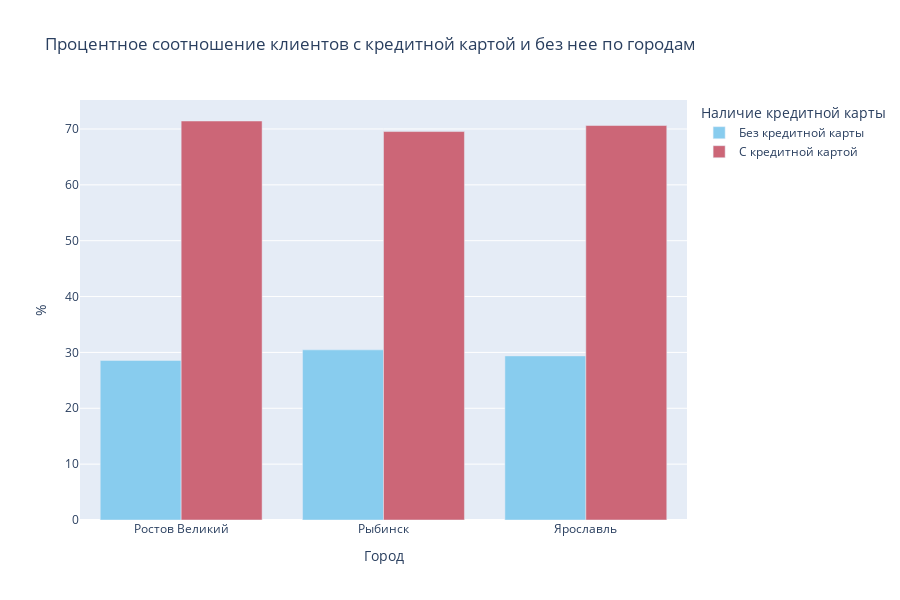

The code cell stored with this chart in its notebook:
### Code cell
# построим барплот по выше приведенной таблице

fig = px.bar(count_client_cr_card_city,
             x='city',
             y='share',
             title='Процентное соотношение клиентов с кредитной картой и без нее по городам',
             color='credit_card',
             height=600,
             width=900,
             labels={'city':'Город', 'share':'%', 'credit_card':'Наличие кредитной карты'},
             barmode = 'group',
             color_discrete_sequence=px.colors.qualitative.Safe)
fig.show()

### Figure 1 — Plotly figure (JSON) as saved in the notebook; plotly's stock layout.template omitted (floating-point values rounded to 4 significant figures)
{"data": [{"alignmentgroup": "True", "hovertemplate": "Наличие кредитной карты=Без кредитной карты<br>Город=%{x}<br>%=%{y}<extra></extra>", "legendgroup": "Без кредитной карты", "marker": {"color": "rgb(136, 204, 238)", "pattern": {"shape": ""}}, "name": "Без кредитной карты", "offsetgroup": "Без кредитной карты", "orientation": "v", "showlegend": true, "textposition": "auto", "type": "bar", "x": ["Ростов Великий", "Рыбинск", "Ярославль"], "xaxis": "x", "y": [28.57, 30.46, 29.38], "yaxis": "y"}, {"alignmentgroup": "True", "hovertemplate": "Наличие кредитной карты=С кредитной картой<br>Город=%{x}<br>%=%{y}<extra></extra>", "legendgroup": "С кредитной картой", "marker": {"color": "rgb(204, 102, 119)", "pattern": {"shape": ""}}, "name": "С кредитной картой", "offsetgroup": "С кредитной картой", "orientation": "v", "showlegend": true, "textposition": "auto", "type": "bar", "x": ["Ростов Великий", "Рыбинск", "Ярославль"], "xaxis": "x", "y": [71.43, 69.54, 70.62], "yaxis": "y"}], "layout": {"barmode": "group", "height": 600, "legend": {"title": {"text": "Наличие кредитной карты"}, "tracegroupgap": 0}, "title": {"text": "Процентное соотношение клиентов с кредитной картой и без нее по городам"}, "width": 900, "xaxis": {"anchor": "y", "domain": [0, 1], "title": {"text": "Город"}}, "yaxis": {"anchor": "x", "domain": [0, 1], "title": {"text": "%"}}}}
